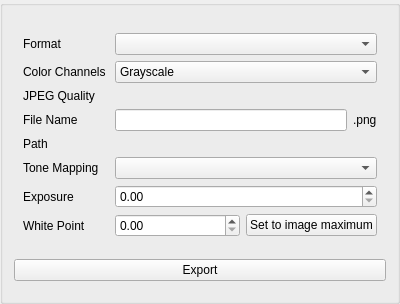
<?xml version="1.0" encoding="UTF-8"?>
<ui version="4.0">
 <class>ExportWidget</class>
 <widget class="QGroupBox" name="ExportWidget">
  <property name="geometry">
   <rect>
    <x>0</x>
    <y>0</y>
    <width>400</width>
    <height>304</height>
   </rect>
  </property>
  <property name="windowTitle">
   <string>GroupBox</string>
  </property>
  <layout class="QVBoxLayout" name="verticalLayout">
   <item>
    <widget class="QWidget" name="widget" native="true">
     <property name="sizePolicy">
      <sizepolicy hsizetype="Preferred" vsizetype="Maximum">
       <horstretch>0</horstretch>
       <verstretch>0</verstretch>
      </sizepolicy>
     </property>
     <layout class="QFormLayout" name="formLayout">
      <item row="0" column="0">
       <widget class="QLabel" name="formatLabel">
        <property name="text">
         <string>Format </string>
        </property>
       </widget>
      </item>
      <item row="0" column="1">
       <widget class="QComboBox" name="formatComboBox"/>
      </item>
      <item row="2" column="0">
       <widget class="QLabel" name="jpegQualityLabel">
        <property name="text">
         <string>JPEG Quality </string>
        </property>
       </widget>
      </item>
      <item row="2" column="1">
       <widget class="SliderSpinBox" name="jpegQualityWidget" native="true"/>
      </item>
      <item row="3" column="0">
       <widget class="QLabel" name="fileNameLabel">
        <property name="text">
         <string>File Name</string>
        </property>
       </widget>
      </item>
      <item row="4" column="0">
       <widget class="QLabel" name="pathLabel">
        <property name="text">
         <string>Path</string>
        </property>
       </widget>
      </item>
      <item row="4" column="1">
       <widget class="FileSelector" name="fileSelector" native="true"/>
      </item>
      <item row="5" column="0">
       <widget class="QLabel" name="toneMappingLabel">
        <property name="text">
         <string>Tone Mapping</string>
        </property>
       </widget>
      </item>
      <item row="5" column="1">
       <widget class="QComboBox" name="toneMappingComboBox"/>
      </item>
      <item row="6" column="0">
       <widget class="QLabel" name="exposureLabel">
        <property name="text">
         <string>Exposure</string>
        </property>
       </widget>
      </item>
      <item row="6" column="1">
       <widget class="QDoubleSpinBox" name="exposureSpinBox"/>
      </item>
      <item row="3" column="1">
       <widget class="QWidget" name="widget_2" native="true">
        <layout class="QHBoxLayout" name="horizontalLayout">
         <property name="leftMargin">
          <number>0</number>
         </property>
         <property name="topMargin">
          <number>0</number>
         </property>
         <property name="rightMargin">
          <number>0</number>
         </property>
         <property name="bottomMargin">
          <number>0</number>
         </property>
         <item>
          <widget class="QLineEdit" name="fileNameLineEdit"/>
         </item>
         <item>
          <widget class="QLabel" name="suffixLabel">
           <property name="text">
            <string>.png</string>
           </property>
          </widget>
         </item>
        </layout>
       </widget>
      </item>
      <item row="7" column="0">
       <widget class="QLabel" name="whitePointLabel">
        <property name="text">
         <string>White Point </string>
        </property>
       </widget>
      </item>
      <item row="7" column="1">
       <widget class="QWidget" name="whitePointWidget" native="true">
        <layout class="QHBoxLayout" name="horizontalLayout_2">
         <property name="leftMargin">
          <number>0</number>
         </property>
         <property name="topMargin">
          <number>0</number>
         </property>
         <property name="rightMargin">
          <number>0</number>
         </property>
         <property name="bottomMargin">
          <number>0</number>
         </property>
         <item>
          <widget class="QDoubleSpinBox" name="whitePointSpinBox">
           <property name="maximum">
            <double>10000.000000000000000</double>
           </property>
          </widget>
         </item>
         <item>
          <widget class="QPushButton" name="maxWhitePointButton">
           <property name="text">
            <string>Set to image maximum</string>
           </property>
          </widget>
         </item>
        </layout>
       </widget>
      </item>
      <item row="1" column="0">
       <widget class="QLabel" name="label">
        <property name="text">
         <string>Color Channels </string>
        </property>
       </widget>
      </item>
      <item row="1" column="1">
       <widget class="QComboBox" name="channelsCombobox">
        <item>
         <property name="text">
          <string>Grayscale</string>
         </property>
        </item>
        <item>
         <property name="text">
          <string>RGB</string>
         </property>
        </item>
       </widget>
      </item>
     </layout>
    </widget>
   </item>
   <item>
    <widget class="QPushButton" name="exportButton">
     <property name="text">
      <string>Export</string>
     </property>
    </widget>
   </item>
  </layout>
 </widget>
 <customwidgets>
  <customwidget>
   <class>SliderSpinBox</class>
   <extends>QWidget</extends>
   <header>SliderSpinBox.hpp</header>
   <container>1</container>
  </customwidget>
  <customwidget>
   <class>FileSelector</class>
   <extends>QWidget</extends>
   <header>FileSelector.hpp</header>
   <container>1</container>
  </customwidget>
 </customwidgets>
 <resources/>
 <connections/>
</ui>
